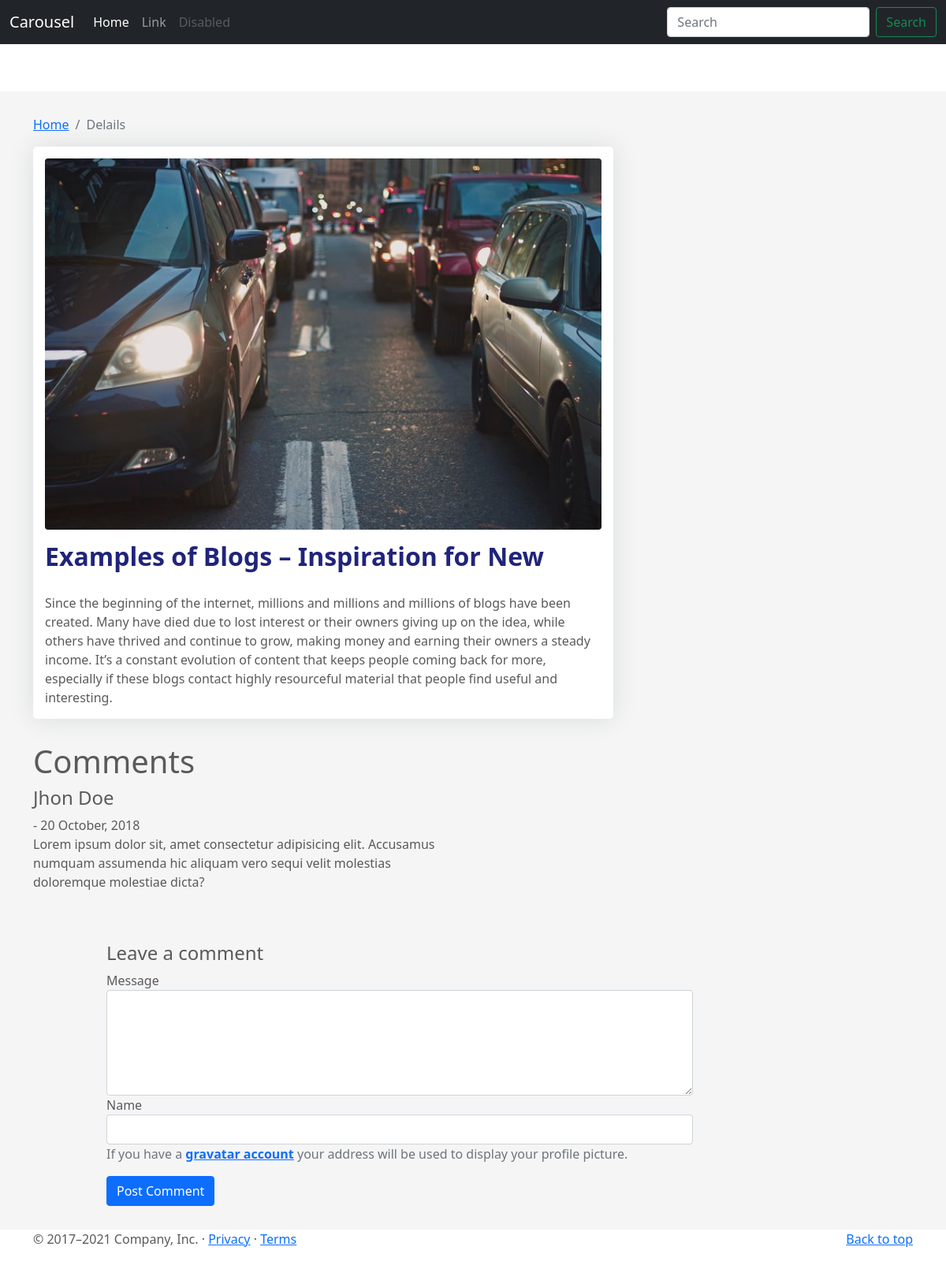
The app's page /blog/blog/Examples-of-Blogs/ with its own data.
### Blog/models.py (models this page shows, shortened)
class Post(models.Model):
    thumbnail = models.ImageField(upload_to='post/photo')
    title = models.CharField(default=None, max_length=200)
    short_description = models.TextField(default=None)
    slug = models.SlugField()
    description = models.TextField()
    created_at = models.DateTimeField(auto_now_add=True)

### Blog/views.py (the view)
# urls.py: path('blog/<slug>/',views.blog_details,name='blog_details')
def blog_details(request, slug):
    post = Post.objects.get(slug=slug)
    context = {
       'post':post
    }
    return render(request, 'post/details/details.html', context)

### templates/post/details/details.html (shortened to what this page needs)
{% load static %}
<!doctype html>
<html lang="en">
  <head>
<link href="{% static '/assets/dist/css/bootstrap.min.css' %}" rel="stylesheet">
    <link href="{% static '/css/carousel.css' %}" rel="stylesheet">
    <link href="{% static '/css/style.css' %}" rel="stylesheet">
  </head>
  <body>
<header>
  <nav class="navbar navbar-expand-md navbar-dark fixed-top bg-dark">
    <div class="container-fluid">
      <a class="navbar-brand" href="#">Carousel</a>
      <div class="collapse navbar-collapse" id="navbarCollapse">
        <ul class="navbar-nav me-auto mb-2 mb-md-0">
          <li class="nav-item">
            <a class="nav-link active" aria-current="page" href="#">Home</a>
          </li>
          <li class="nav-item">
            <a class="nav-link" href="#">Link</a>
          </li>
          <li class="nav-item">
            <a class="nav-link disabled" href="#" tabindex="-1" aria-disabled="true">Disabled</a>
          </li>
        </ul>
        <form class="d-flex">
          <input class="form-control me-2" type="search" placeholder="Search" aria-label="Search">
          <button class="btn btn-outline-success" type="submit">Search</button>
        </form>
      </div>
    </div>
  </nav>
</header>
<main class="mt-5">
    <div class="blog-single gray-bg">
        <div class="container">
            <div class="row align-items-start">
                <div class="col-lg-8 m-15px-tb">
                    <nav aria-label="breadcrumb">
                        <ol class="breadcrumb">
                          <li class="breadcrumb-item"><a href="{%url 'Blog:blog' %}">Home</a></li>
                          <li class="breadcrumb-item active" aria-current="page">Delails</li>
                        </ol>
                      </nav>
                    <article class="article">
                        <div class="article-img">
                            <img class="rounded" src="{{post.thumbnail.url}}" title="" alt="">
                        </div>
                        <div class="article-title">
                            <h2>{{post.title}}</h2>
                        </div>
                        <div class="article-content">
                          {{ post.description}}
                        </div>
                    </article>
                </div>
        </div>
    </div>
    <section>
        <div class="container">
            <div class="row">
                <div class="col-sm-5 col-md-6 col-12 pb-4">
                    <h1>Comments</h1>
                        <h4>Jhon Doe</h4> <span>- 20 October, 2018</span> <br>
                        <p>Lorem ipsum dolor sit, amet consectetur adipisicing elit. Accusamus numquam assumenda hic aliquam vero sequi velit molestias doloremque molestiae dicta?</p>
                    </div>
                </div>
                <div class="col-lg-8 col-md-8 col-sm-4 offset-md-1 offset-sm-1 col-12 mt-4">
                    <form id="algin-form"action='.'method='POST'>
                        <div class="form-group">
                            <h4>Leave a comment</h4> <label for="message">Message</label> <textarea name="body" id="" msg cols="30" rows="5" class="form-control"></textarea>
                        </div>
                        <div class="form-group"> <label for="name">Name</label> <input type="text" name="name" id="fullname" class="form-control"> </div>
                        <div class="form-group">
                            <p class="text-secondary">If you have a <a href="#" class="alert-link">gravatar account</a> your address will be used to display your profile picture.</p>
                        </div>
                        <div class="form-group"> <button class='btn btn-primary' type="button" id="post" class="btn">Post Comment</button> </div>
                    </form>
                </div>
            </div>
        </div>
  <footer class="container">
    <p class="float-end"><a href="#">Back to top</a></p>
    <p>&copy; 2017–2021 Company, Inc. &middot; <a href="#">Privacy</a> &middot; <a href="#">Terms</a></p>
  </footer>
</main>
  </body>
</html>

### static/css/carousel.css (style rules this page uses)
body { padding-top: 3rem; padding-bottom: 3rem; color: #5a5a5a; }

### static/css/style.css (style rules this page uses)
img { width:100%; height:auto }
body { margin-top:20px; }
.gray-bg { background-color: #f5f5f5; }
.blog-single { padding-top: 30px; padding-bottom: 30px; }
.article { box-shadow: 0 0 30px rgba(31, 45, 61, 0.125); border-radius: 5px; overflow: hidden; background: #ffffff; padding: 15px; margin: 15px 0 30px; }
.article .article-title { padding: 15px 0 20px; }
.article .article-title h2 { color: #20247b; font-weight: 600; }
img { max-width: 100%; }
img { vertical-align: middle; border-style: none; }

### records on screen
Post: thumbnail (picture), title "Examples of Blogs – Inspiration for New", description "Since the beginning of the internet, millions and millions and millions of blogs have been created. Many have died due to lost interest or their owners giving up on the idea, while others have thrived and continue to grow, making money and earning their owners a steady income. It’s a constant evolution of content that keeps people coming back for more, especially if these blogs contact highly resourceful material that people find useful and interesting."
